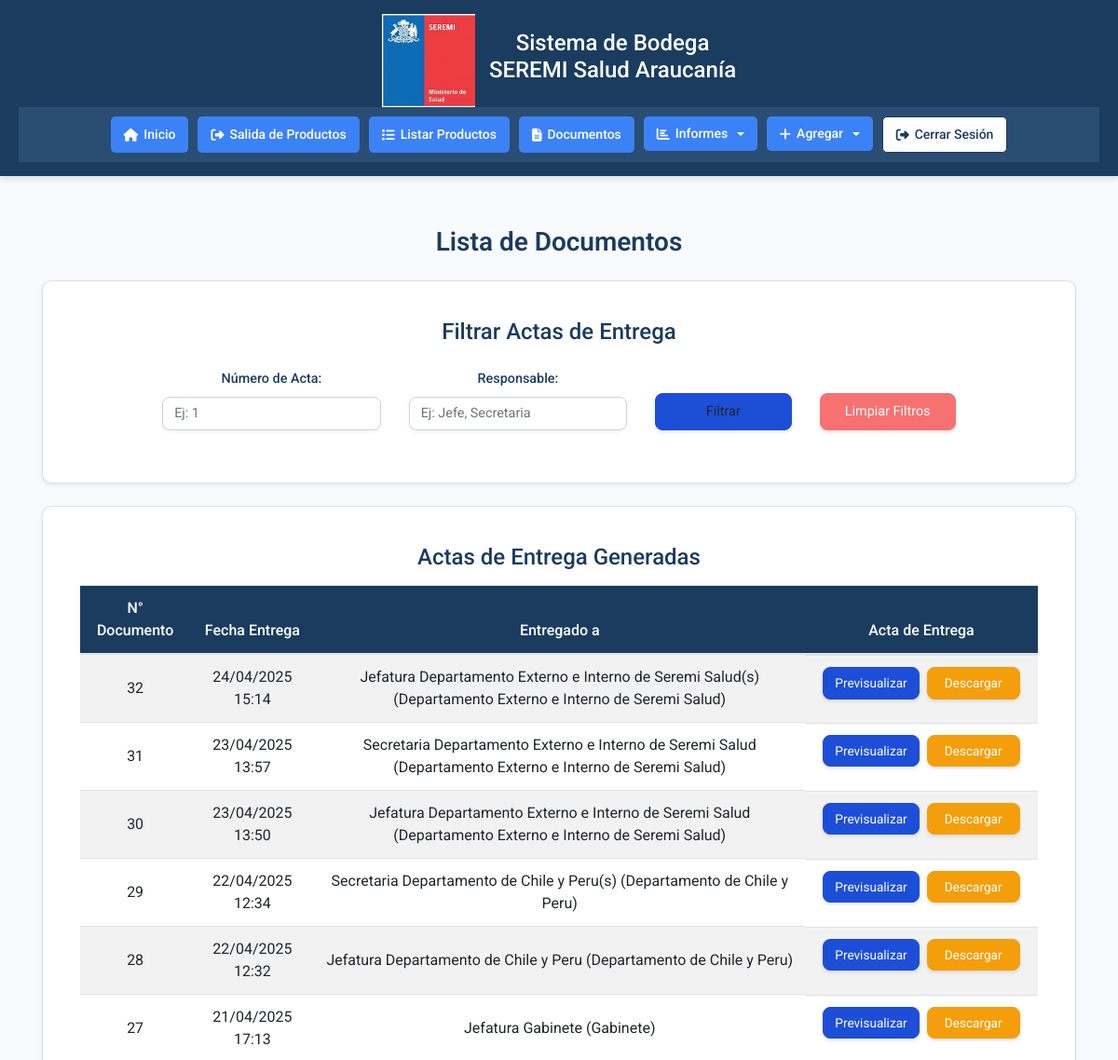
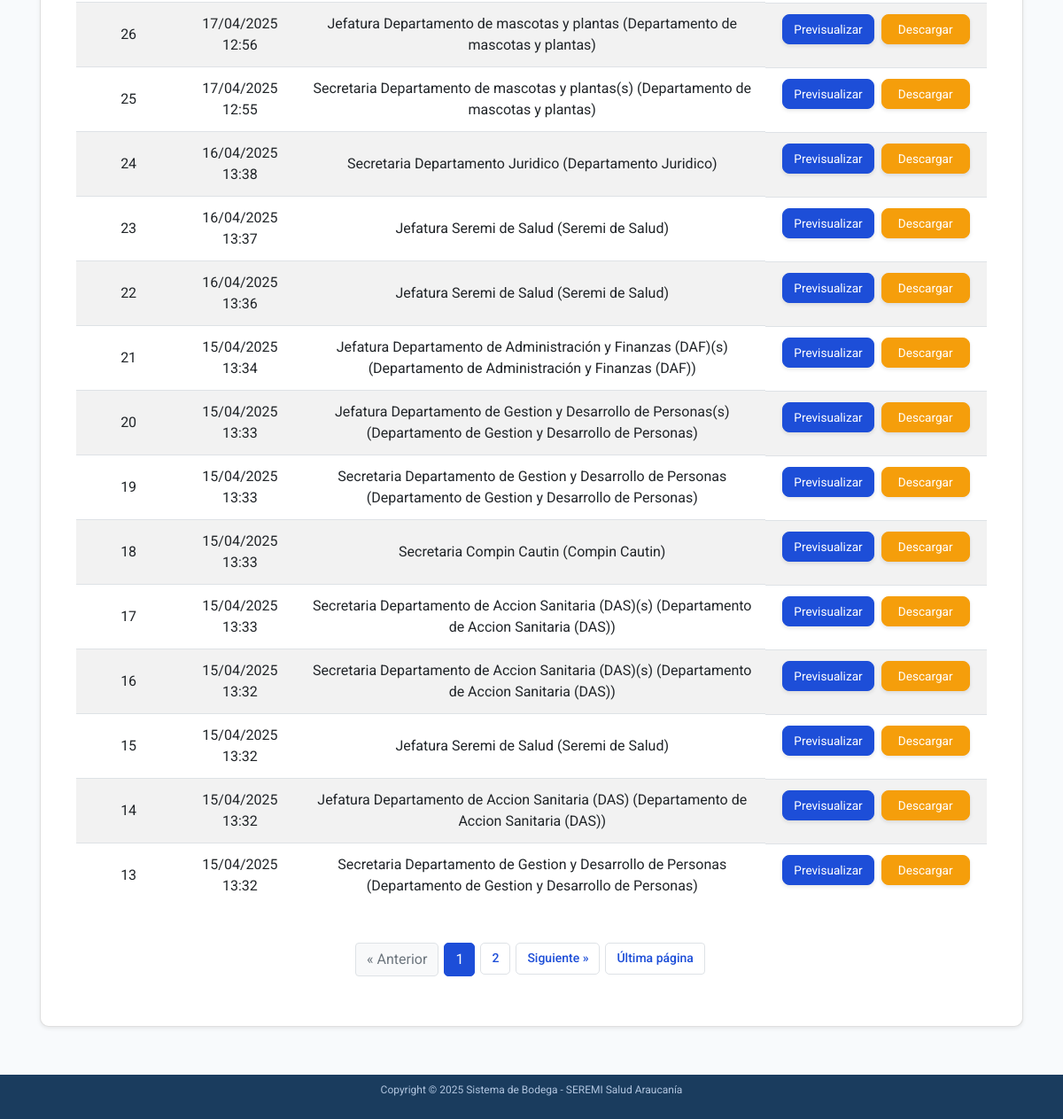
The app's page /accounts/listar-actas/ (signed in), older data (2 pictures, top to bottom).
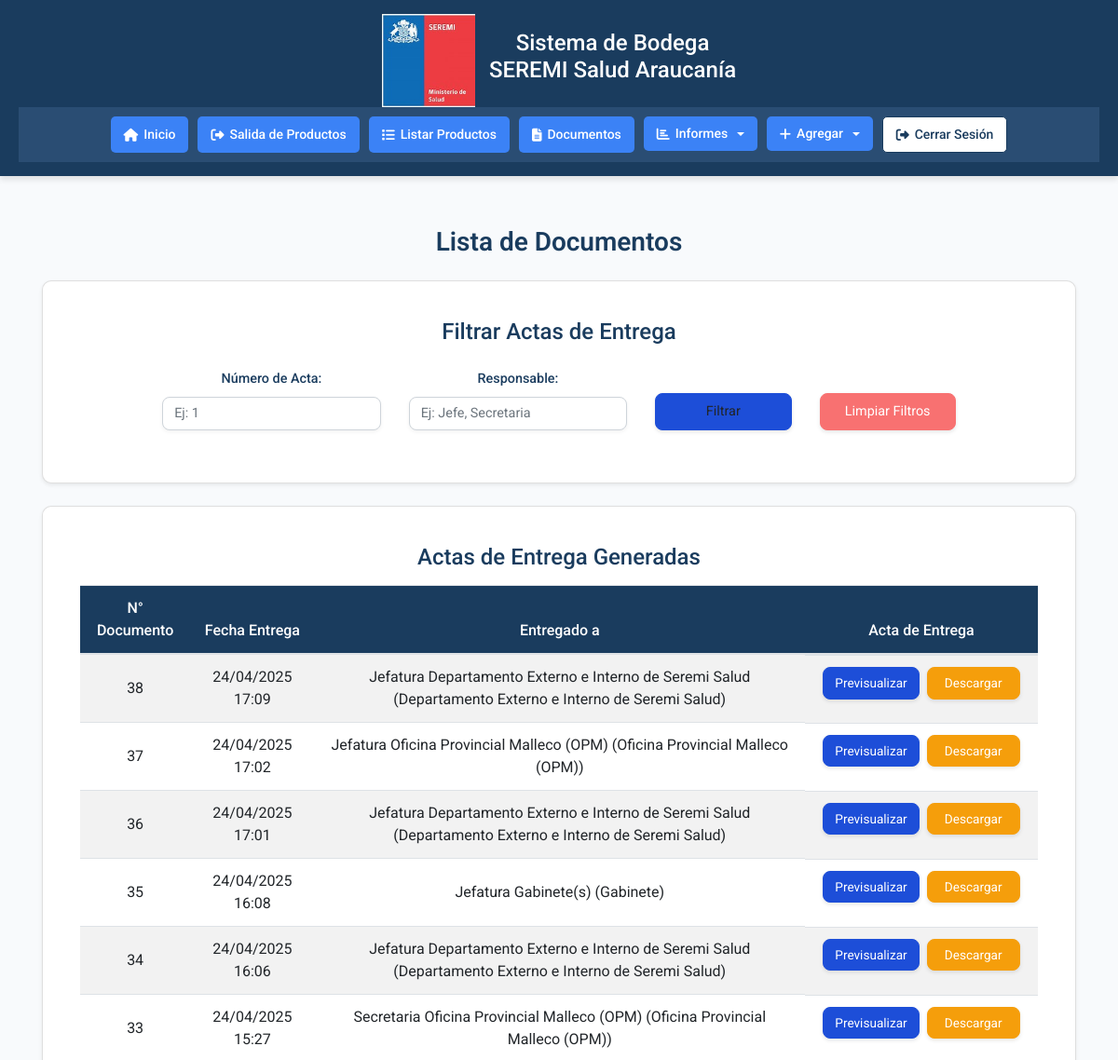
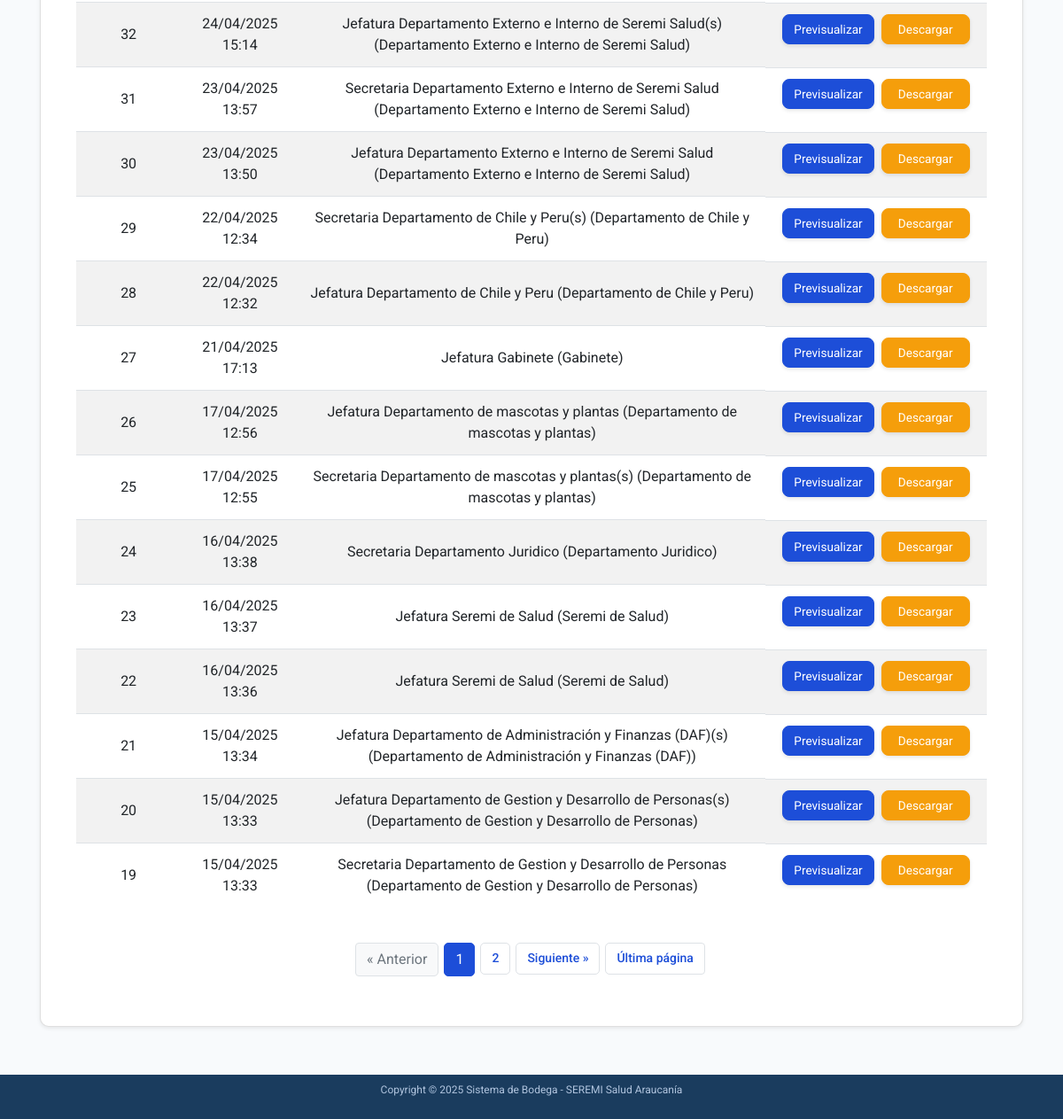
The same page, newer data (2 pictures, top to bottom).
### accounts/models.py (models this page shows, shortened)
class ActaEntrega(models.Model):
    numero_acta = models.IntegerField()
    departamento = models.CharField(max_length=100)
    responsable = models.ForeignKey(
        'Responsable',
        on_delete=models.SET_NULL,
        null=True,
        related_name='actas_responsable',
        verbose_name="Responsable"
    )
    fecha = models.DateTimeField(auto_now_add=True)
    producto = models.ForeignKey(Producto, on_delete=models.CASCADE)
    cantidad = models.IntegerField()
    generador = models.ForeignKey(
        CustomUser,
        on_delete=models.SET_NULL,
        null=True,
        related_name='actas_generadas',
        verbose_name="Generador"
    )
    numero_siscom = models.CharField(max_length=50, blank=True, null=True)
    observacion = models.TextField(blank=True, null=True)
    class Meta:
        unique_together = ('numero_acta', 'producto')

class Responsable(models.Model):
    TIPO_RESPONSABLE = [
        ('Jefatura', 'Jefatura'),
        ('Jefatura Subrogante', 'Jefatura Subrogante'),
        ('Secretaria', 'Secretaria'),
        ('Secretaria Subrogante', 'Secretaria Subrogante'),
    ]
    departamento = models.ForeignKey(Departamento, on_delete=models.CASCADE, related_name='responsables')
    tipo = models.CharField(max_length=50, choices=TIPO_RESPONSABLE)
    nombre = models.CharField(max_length=100)
    class Meta:
        unique_together = ('departamento', 'tipo')
    def __str__(self):
        return f"{self.nombre} ({self.departamento.nombre})"

class Departamento(models.Model):
    nombre = models.CharField(max_length=100, unique=True)
    activo = models.BooleanField(default=True)

### accounts/views.py (the view)
# urls.py: path('listar-actas/', views.listar_actas, name='listar-actas'),  # Listar todas las actas de entrega
@login_required
def listar_actas(request):
    limpiar_sesion_productos_salida(request)
    actas = ActaEntrega.objects.all().order_by('-numero_acta')
    query_numero_acta = request.GET.get('numero_acta', '')
    query_responsable = request.GET.get('responsable', '')
    if query_numero_acta:
        try:
            actas = actas.filter(numero_acta__startswith=int(query_numero_acta))
        except ValueError:
            messages.error(request, 'El número de acta debe ser un valor numérico.')
    if query_responsable:
        actas = actas.filter(responsable__nombre__icontains=query_responsable)
    actas_dict = {acta.numero_acta: acta for acta in actas}
    actas_lista = sorted(actas_dict.values(), key=lambda x: x.numero_acta, reverse=True)
    page_obj = paginar_resultados(request, actas_lista, items_por_pagina=20)
    return render(request, 'accounts/listar_actas.html', {
        'actas': page_obj,
        'query_numero_acta': query_numero_acta,
        'query_responsable': query_responsable,
    })

### accounts/auth_backend.py (called while the page is built)
    def get_user(self, user_id):
        UserModel = get_user_model()
        try:
            return UserModel.objects.get(pk=user_id)
        except UserModel.DoesNotExist:
            return None

### accounts/views.py (called while the page is built)
def limpiar_sesion_productos_salida(request):
    if 'productos_salida' in request.session:
        del request.session['productos_salida']

def paginar_resultados(request, objetos, items_por_pagina=20):
    paginator = Paginator(objetos, items_por_pagina)
    page = request.GET.get('page')
    try:
        page_obj = paginator.page(page)
    except PageNotAnInteger:
        page_obj = paginator.page(1)
    except EmptyPage:
        page_obj = paginator.page(paginator.num_pages)
    return page_obj

### accounts/templates/accounts/listar_actas.html (shortened to what the changed rows need)
{% extends 'accounts/home.html' %}
{% load static %}
{% block content %}
<div class="container mt-4">
    <h2 class="text-center mb-4" style="color: #1a3c5e; font-weight: 600;">Lista de Documentos</h2>
    <div class="card form-card shadow-sm mb-4">
        <div class="card-body">
            <div id="table-container">
                {% if actas %}
                    <div class="table-responsive">
                        <table class="table table-striped table-hover">
                            <thead style="background-color: #1a3c5e; color: white;">
                                <tr>
                                    <th>N° Documento</th>
                                    <th>Fecha Entrega</th>
                                    <th>Entregado a</th>
                                    <th class="action-column">Acta de Entrega</th>
                                </tr>
                            </thead>
                            <tbody id="actas-table-body">
                                {% for acta in actas %}
                                    <tr>
                                        <td>{{ acta.numero_acta }}</td>
                                        <td>{{ acta.fecha|date:"d/m/Y H:i" }}</td>
                                        <td>{{ acta.responsable }}</td>
                                        <td class="action-buttons">
                                            <a href="{% url 'ver-acta-pdf' acta.numero_acta 'inline' %}" class="btn btn-preview-custom btn-sm" target="_blank">Previsualizar</a>
                                            <a href="{% url 'ver-acta-pdf' acta.numero_acta 'attachment' %}" class="btn btn-download-custom btn-sm">Descargar</a>
                                        </td>
                                    </tr>
                                {% endfor %}
                            </tbody>
                        </table>
                    </div>
                    {% if actas.has_other_pages %}
                        <nav aria-label="Paginación de actas">
                            <ul class="pagination justify-content-center mt-4">
                                {% with start=actas.number|add:-5 end=actas.number|add:5 %}
                                    {% for num in actas.paginator.page_range %}
                                        {% if num >= start and num <= end %}
                                            {% if actas.number == num %}
                                                <li class="page-item active">
                                                    <span class="page-link">{{ num }} <span class="sr-only">(actual)</span></span>
                                                </li>
                                            {% else %}
                                                <li class="page-item">
                                                    <a class="page-link" href="?page={{ num }}" data-page="{{ num }}">{{ num }}</a>
                                                </li>
                                            {% endif %}
                                        {% endif %}
                                    {% endfor %}
                                {% endwith %}
                            </ul>
                        </nav>
                    {% endif %}
                {% else %}
                    <p class="text-center" style="color: #64748b;">No hay actas de entrega generadas.</p>
                {% endif %}
            </div>
        </div>
    </div>
</div>
{% endblock %}

Row changes from the older to the newer data that the page shows:
no longer on this page (row unchanged): ActaEntrega: numero_acta "18", fecha "15/04/2025 13:33", responsable "Secretaria Compin Cautin (Compin Cautin)"
no longer on this page (row unchanged): ActaEntrega: numero_acta "17", fecha "15/04/2025 13:33", responsable "Secretaria Departamento de Accion Sanitaria (DAS)(s) (Departamento de Accion Sanitaria (DAS))"
no longer on this page (row unchanged): ActaEntrega: numero_acta "16", fecha "15/04/2025 13:32", responsable "Secretaria Departamento de Accion Sanitaria (DAS)(s) (Departamento de Accion Sanitaria (DAS))"
no longer on this page (row unchanged): ActaEntrega: numero_acta "15", fecha "15/04/2025 13:32", responsable "Jefatura Seremi de Salud (Seremi de Salud)"
no longer on this page (row unchanged): ActaEntrega: numero_acta "14", fecha "15/04/2025 13:32", responsable "Jefatura Departamento de Accion Sanitaria (DAS) (Departamento de Accion Sanitaria (DAS))"
no longer on this page (row unchanged): ActaEntrega: numero_acta "13", fecha "15/04/2025 13:32", responsable "Secretaria Departamento de Gestion y Desarrollo de Personas (Departamento de Gestion y Desarrollo de Personas)"
added ActaEntrega: numero_acta "38", fecha "24/04/2025 17:09", responsable "Jefatura Departamento Externo e Interno de Seremi Salud (Departamento Externo e Interno de Seremi Salud)"
added ActaEntrega: numero_acta "37", fecha "24/04/2025 17:02", responsable "Jefatura Oficina Provincial Malleco (OPM) (Oficina Provincial Malleco (OPM))"
added ActaEntrega: numero_acta "36", fecha "24/04/2025 17:01", responsable "Jefatura Departamento Externo e Interno de Seremi Salud (Departamento Externo e Interno de Seremi Salud)"
added ActaEntrega: numero_acta "35", fecha "24/04/2025 16:08", responsable "Jefatura Gabinete(s) (Gabinete)"
added ActaEntrega: numero_acta "34", fecha "24/04/2025 16:06", responsable "Jefatura Departamento Externo e Interno de Seremi Salud (Departamento Externo e Interno de Seremi Salud)"
added ActaEntrega: numero_acta "33", fecha "24/04/2025 15:27", responsable "Secretaria Oficina Provincial Malleco (OPM) (Oficina Provincial Malleco (OPM))"
